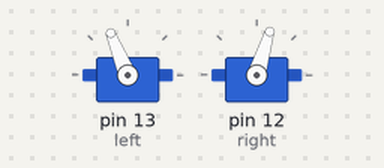
A sketch run on a simulated Arduino Uno, built with avr-gcc and run on an emulated ATmega328P. Parts: 2 × servo.

Above: at 0.1 s.
At 27.7 s:
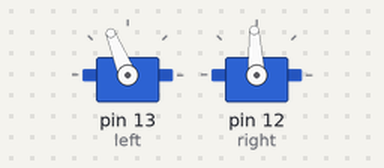
At 42.1 s:
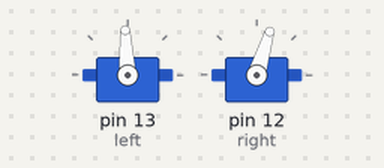
At 43.4 s:
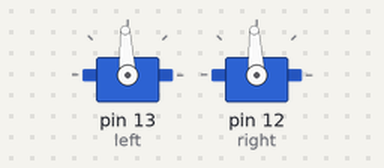
Timing chart, 0 to 44.9 s (numbered marks = the images above):
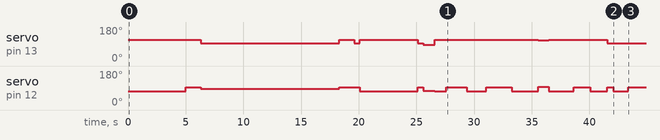

The sketch:

ContinuousRotationServo.ino
```cpp
#include <Servo.h> // Include servo library

// -- global variables for servo motors
Servo left;
Servo right;

const int LEFTSERVOPIN = 13;
const int RIGHTSERVOPIN = 12;

void setup() {
  // put your setup code here, to run once:

  // Attach signals to designated pins
  left.attach(13);
  right.attach(12);

//   Traverse straight line
  driveServos(200, 200);
  delay(5000);

  // Turn right
  driveServos(200, 0);
  delay(1300);

  // Traverse 360 degrees counter-clockwise
  driveServos(27,75);
  delay(12000);

  // Turn right
  driveServos(200, 0);
  delay(1300);
  driveServos(0,0);
  delay(500);

  //   Traverse straight line
  driveServos(200, 200);
  delay(5000);
  driveServos(0,0);
  delay(500);

  // Turn left
  driveServos(-80, 180);
  delay(1000);

  // Square:
    // short straight
    driveServos(200, 200);
    delay(1000);

    // Turn right: 1
    driveServos(200, 0);
    delay(1750);

    // medium straight
    driveServos(200, 200);
    delay(1700);

    // Turn right: 2
    driveServos(200, 0);
    delay(2200);

    // medium straight
    driveServos(200, 200);
    delay(2300); //1500

    // Turn right: 3
    driveServos(170, -30);
    delay(900); // 1700

    // medium straight
    driveServos(200, 200);
    delay(2200);

    // Turn right: 4
    driveServos(200, -15);
    delay(1400); // 2200

    // short straight
    driveServos(200, 200);
    delay(1500);
    driveServos(0,0);
    delay(500);

  // Turn left
  driveServos(0, 200);
  delay(1300);

  driveServos(0, 0);
  delay(100);

}

void driveServos(int leftpw, int rightpw) {

  left.writeMicroseconds(1500 + leftpw);
  right.writeMicroseconds(1500 - rightpw);

} // drive

void loop() {
  // put your main code here, to run repeatedly;
}
```
